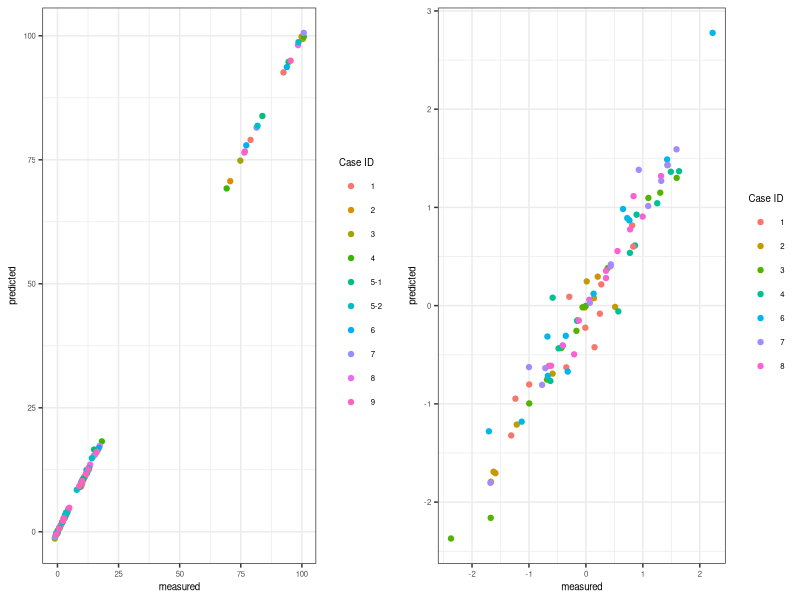

Here is the R script that generated this plot:
library(ggpubr)
library(ggplot2)

rawscores<-read.table("./data/corr_data_rawscore.txt", header=T)
zscores<-read.table("./data/corr_data_zscore.txt", header=T)

#Generate Figure panels
rawscoreplot<-ggplot(rawscores,aes(x=measured,y=predicted,color = caseID)) + geom_point() + theme_bw() + theme(text = element_text(size=7))+labs(color="Case ID")

zscoreplot<-ggplot(zscores,aes(x=measured,y=predicted,color = as.factor(caseID))) + geom_point() + theme_bw() + theme(text = element_text(size=7))+labs(color="Case ID")

combinedplot<-ggarrange(rawscoreplot, zscoreplot,ncol=2,nrow=1)
ggsave("./figures/SuppFig2.pdf", plot=combinedplot, dpi=300, width=180, height=110, units=c("mm"), device="pdf")


